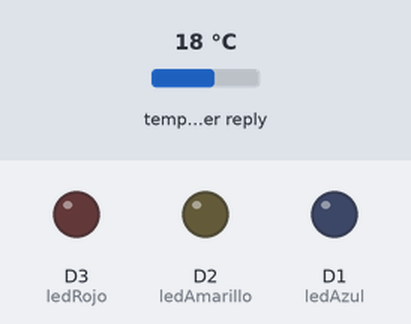
Bench run of a sketch on a simulated ESP8266 (NodeMCU). On the bench: output pins drawn as LEDs (lit = HIGH). Inputs (shaded band) come from the test bench; at power-on: temperature in the weather reply 18 °C. WiFi joins after 1.5 s; servers stay silent unless stated; web services answer with replies made up by the test bench; what the sketch prints to the serial monitor is not drawn.

Above: at 1.1 s.
At 3.8 s:
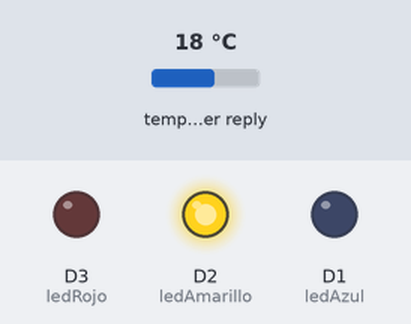
Timing chart, 0 to 5.3 s (numbered marks = the images above):
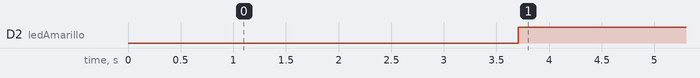

Measured:
- by itself, D2 (ledAmarillo): LOW → HIGH at 3.7 s

The sketch:

WeatherStationAPIWifi.ino
```cpp
#include <ESP8266WiFi.h>
#include <ESP8266HTTPClient.h>
#include <ArduinoJson.h>

const char *ssid = "WIFI NAME";
const char *password = "PASSWORD";

const int ledAzul = D1;
const int ledAmarillo = D2;
const int ledRojo = D3;

String Location = "Santiago, CL";
String API_Key = "API KEY";

void setup() {
  Serial.begin(9600);
  delay(1000);

  pinMode(ledAzul, OUTPUT);
  pinMode(ledAmarillo, OUTPUT);
  pinMode(ledRojo, OUTPUT);

  WiFi.begin(ssid, password);

  Serial.print("Conectando.");
  while ( WiFi.status() != WL_CONNECTED )
  {
    delay(500);
    Serial.print(".");
  }

  Serial.println("connected");
  delay(1000);
}

void loop() {
  if (WiFi.status() == WL_CONNECTED)
  {
    HTTPClient http;
    http.begin("http://api.openweathermap.org/data/2.5/weather?q=" + Location + "&APPID=" + API_Key);
    int httpCode = http.GET();
    if (httpCode > 0)
    {
      String payload = http.getString();
      DynamicJsonBuffer jsonBuffer(512);
      JsonObject& root = jsonBuffer.parseObject(payload);

      if (!root.success()) {
        Serial.println(F("Parsing failed!"));
        return;
      }

      float temp = (float)(root["main"]["temp"]) - 273.15;
      int humidity = root["main"]["humidity"];
      float wind_speed = root["wind"]["speed"];
      const char* country = root["sys"]["country"];

      Serial.printf("Temperatura = %.2f°C\r\n", temp);
      if(temp <= 15){

        digitalWrite(ledAzul,HIGH);
        digitalWrite(ledAmarillo,LOW);
        digitalWrite(ledRojo,LOW);

      }else if(temp <= 26){

        digitalWrite(ledAmarillo, HIGH);
        digitalWrite(ledAzul,LOW);
        digitalWrite(ledRojo,LOW);

      }else if(temp > 26){

        digitalWrite(ledRojo, HIGH);
        digitalWrite(ledAmarillo, LOW);
        digitalWrite(ledAzul,LOW);

      }

      Serial.printf("Humedad = %d %%\r\n", humidity);
      Serial.printf("Velocidad Viento = %.1f m/s\r\n", wind_speed);
      Serial.printf(country);

     }
      http.end();
  }
  delay(60000);
}
```
